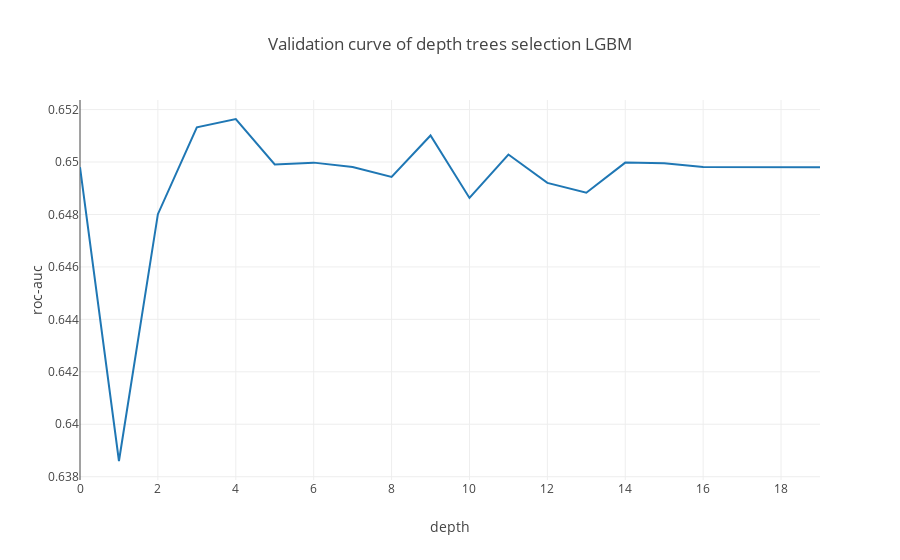

Notebook code cell kept with this figure:
### Code cell
trace1 = go.Scatter(
    x=[i for i in range(20)],
    y=scores_lgbm_dep
)
data = [trace1]
layout = go.Layout(title = 'Validation curve of depth trees selection LGBM',
          yaxis={'title':'roc-auc'}, xaxis={'title':'depth'})

fig = go.Figure(data=data, layout=layout)
iplot(fig, show_link=False)

### Figure 1 — Plotly figure (JSON) as saved in the notebook; plotly's stock layout.template omitted (floating-point values rounded to 4 significant figures)
{"data": [{"type": "scatter", "uid": "96dc4cea-4cc2-4875-aa32-3ce1f5887a8c", "x": [0, 1, 2, 3, 4, 5, 6, 7, 8, 9, 10, 11, 12, 13, 14, 15, 16, 17, 18, 19], "y": [0.6498, 0.6386, 0.648, 0.6513, 0.6516, 0.6499, 0.65, 0.6498, 0.6494, 0.651, 0.6486, 0.6503, 0.6492, 0.6488, 0.65, 0.65, 0.6498, 0.6498, 0.6498, 0.6498]}], "layout": {"title": {"text": "Validation curve of depth trees selection LGBM"}, "xaxis": {"title": {"text": "depth"}}, "yaxis": {"title": {"text": "roc-auc"}}}}
